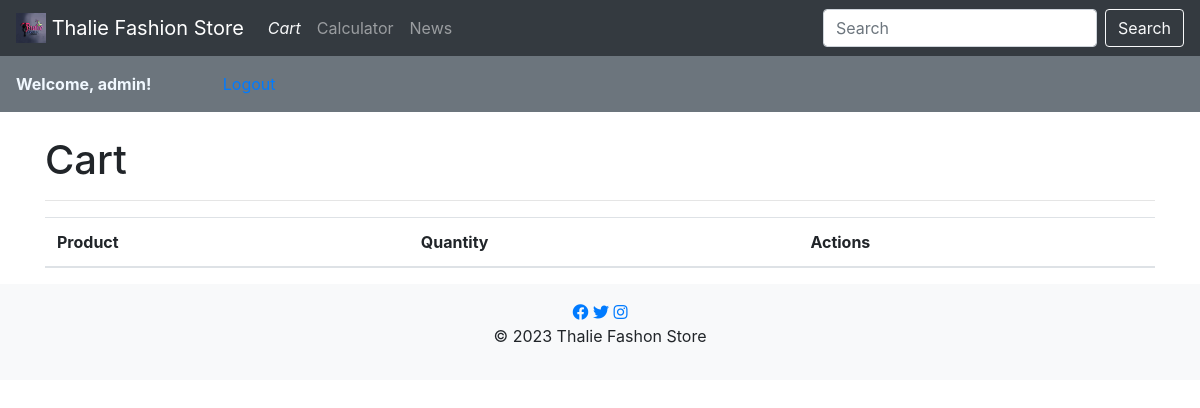
The page /cart/ (signed in) on the database as committed earlier.
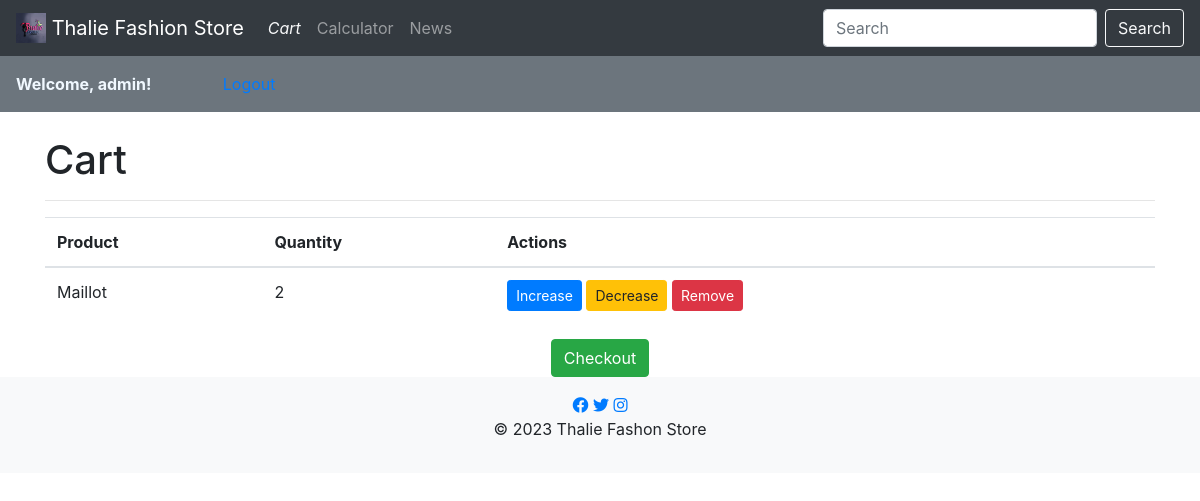
The same page on the database as committed later.
### thalie/models.py (models this page shows, shortened)
class CartItem(models.Model):
    cart = models.ForeignKey('Cart', on_delete=models.CASCADE)
    product = models.ForeignKey('Product', on_delete=models.CASCADE)
    quantity = models.PositiveIntegerField(default=1)
    user = models.ForeignKey(User, on_delete=models.CASCADE, default=1)

class Product(models.Model):
    title = models.CharField(max_length=255)
    description = models.TextField()
    price = models.DecimalField(max_digits=10, decimal_places=2)
    category = models.ForeignKey(Category, on_delete=models.SET_NULL, null=True, blank=True)
    brand = models.ForeignKey(Brand, on_delete=models.CASCADE)
    image = models.ImageField(upload_to='product_images/')

### thalie/views.py (the view)
# urls.py: path('cart/', cart_view, name='cart_view'),
def cart_view(request):
    cart, created = Cart.objects.get_or_create(user=request.user)
    cart_items = CartItem.objects.filter(cart=cart)
    return render(request, 'cart_view.html', {'cart': cart, 'cart_items': cart_items})

### thalie/templates/cart_view.html (shortened to what this page needs)
{% extends 'base.html' %}
{% block header %}Cart{% endblock %}
{% block content %}
  <table class="table">
    <thead>
      <tr>
        <th>Product</th>
        <th>Quantity</th>
        <th>Actions</th>
      </tr>
    </thead>
    <tbody>
      {% for item in cart_items %}
        <tr>
          <td>{{ item.product.title }}</td>
          <td>{{ item.quantity }}</td>
          <td>
            <a href="{% url 'update_cart' item.pk 'increase' %}" class="btn btn-sm btn-primary">Increase</a>
            <a href="{% url 'update_cart' item.pk 'decrease' %}" class="btn btn-sm btn-warning">Decrease</a>
            <a href="{% url 'remove_from_cart' item.pk %}" class="btn btn-sm btn-danger">Remove</a>
          </td>
        </tr>
      {% endfor %}
    </tbody>
  </table>
  {% if cart_items %}
    <div class="text-center">
      <a href="{% url 'checkout' %}" class="btn btn-success">Checkout</a>
    </div>
  {% endif %}
{% endblock %}

Rows that differ between the two databases and show on the page:
added CartItem: product "Maillot", quantity "2"
Other text that changed with them:
text now shown: "Checkout"
